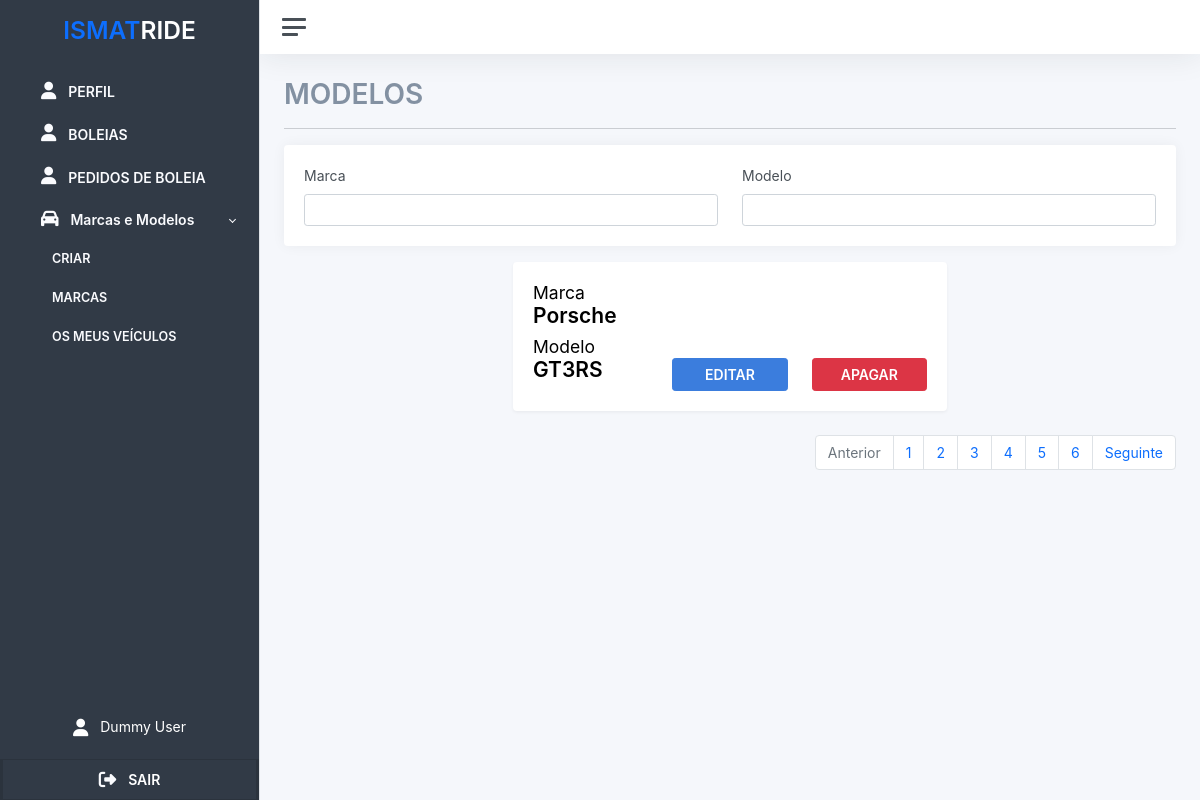
The page /models/get (signed in) on the database as committed earlier.
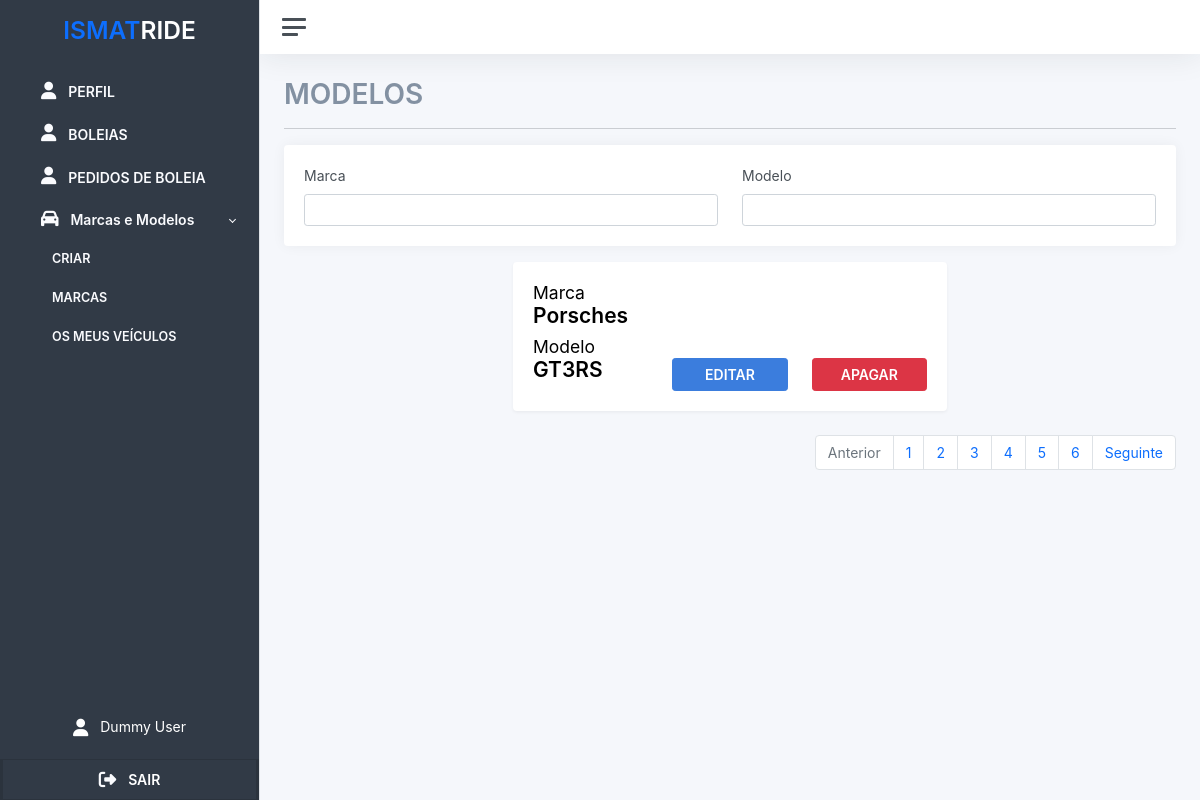
The same page on the database as committed later.
### src/users/users.py (models this page shows)
class Model(db.Model):
	__tablename__ = 'model'
	id = db.Column(db.Integer, primary_key=True)
	name = db.Column(db.String(100))
	brand_id = db.Column('brand_id', db.ForeignKey('brand.id'))
	brand = db.relationship('Brand', backref='brand')

class Brand(db.Model):
	__tablename__ = 'brand'
	id = db.Column(db.Integer, primary_key=True)
	name = db.Column(db.String(100))

### src/models/routes.py (the view)
@models_bp.route("get")
@login_required
def get():
    db_models = Model.query.all()
    return render_template("models/index.html", models = db_models)

### src/templates/models/index.html
{% extends 'base/base.html' %} {% block title %} Modelos {% endblock title %} {%
block container_title %} MODELOS {% endblock container_title %} {% block filters
%}
<div class="card mb-3">
  <div class="card-body">
    <div
      class="d-flex flex-row flex-wrap gap-4 justify-content-center justify-content-sm-start"
    >
      <div class="flex-fill">
        <label class="form-label secondary-secondary-text-color">Marca</label>
        <input type="text" class="form-control" />
      </div>
      <div class="flex-fill">
        <label class="form-label secondary-secondary-text-color">Modelo</label>
        <input type="text" class="form-control" />
      </div>
    </div>
  </div>
</div>
{% endblock filters %} {%block content %}
<div class="row justify-content-evenly">
  {% for item in models %}
  <div class="col-12 col-md-6 col-lg-6">
    <div class="card shadow">
      <div class="card-body">
        <div class="row h-100">
          <div class="col-12 col-sm-6 col-md-4">
            <div class="col-12 d-flex flex-column mb-2">
              <h4 class="mb-0">Marca</h4>
              <h3 class="fw-bold mb-0">{{item.brand.name}}</h3>
            </div>
            <div class="col-12 d-flex flex-column mb-2">
              <h4 class="mb-0">Modelo</h4>
              <h3 class="fw-bold mb-0">{{item.name}}</h3>
            </div>
          </div>
          <div class="col-12 col-sm-6 col-md-8">
            <div class="d-flex flex-column h-100 justify-content-end">
              <div class="row align-items-end">
                <div class="col-6 col-sm-6">
                  <button class="btn btn-primary w-100 fw-bold">EDITAR</button>
                </div>
                <div class="col-6 col-sm-6">
                  <button class="btn btn-danger w-100 fw-bold">APAGAR</button>
                </div>
              </div>
            </div>
          </div>
        </div>
      </div>
    </div>
  </div>
  {% endfor %}
</div>
{% endblock content %}

Rows that differ between the two databases and show on the page:
changed through a linked row, Model "GT3RS": brand.name "Porsche" → "Porsches"
